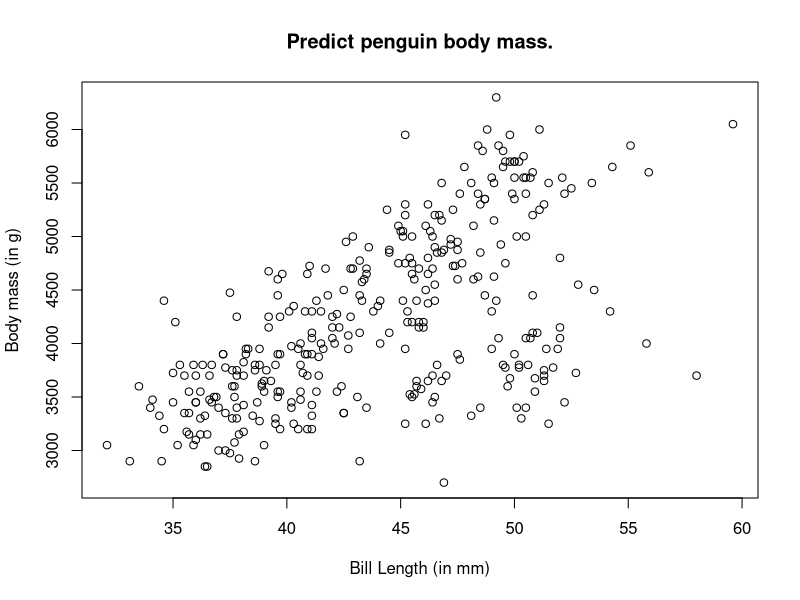
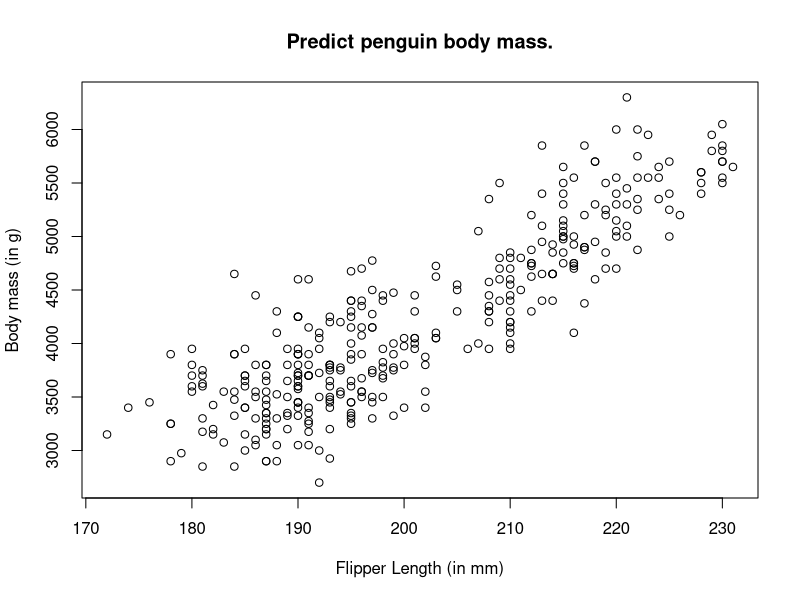

R code for these plots, in order:
# To install the dataset
#install.packages("palmerpenguins")
#
# see more details and a picture at 
# https://allisonhorst.github.io/palmerpenguins/

library(palmerpenguins)
library(dplyr)

head(penguins)

#select a small subset of numerical features.
df <- select(penguins, bill_length_mm, flipper_length_mm, body_mass_g)
summary(df)

#remove all the cases with any NA
df <- df[complete.cases(df),]
summary(df)

plot(df$bill_length_mm, df$body_mass_g, 
     xlab="Bill Length (in mm)", ylab="Body mass (in g)", 
     main="Predict penguin body mass.")

plot(df$flipper_length_mm, df$body_mass_g, 
     xlab="Flipper Length (in mm)", ylab="Body mass (in g)", 
     main="Predict penguin body mass.")


# By doing a joint regression we can predict the mass better.
regMonLs <- lm(body_mass_g ~ flipper_length_mm + bill_length_mm, df)

Xmat <- cbind(1, df$flipper_length_mm, df$bill_length_mm)


y <- df$body_mass_g

XtX <- t(Xmat) %*% Xmat
invXtX <- solve(XtX)

# First we find BetaHat:
BetaHat <- invXtX %*% t(Xmat) %*% y

# Next, we find residuals:
p  <- ncol(Xmat) - 1
n <- nrow(Xmat)
resid <- y - Xmat %*% BetaHat

RSE2 <- sum(resid^2)/(n - (p+1))

VarBetaHat <- RSE2 * invXtX

#The standard errors for the coefficients:
sqrt(diag(VarBetaHat))

# matches with
summary(regMonLs)
